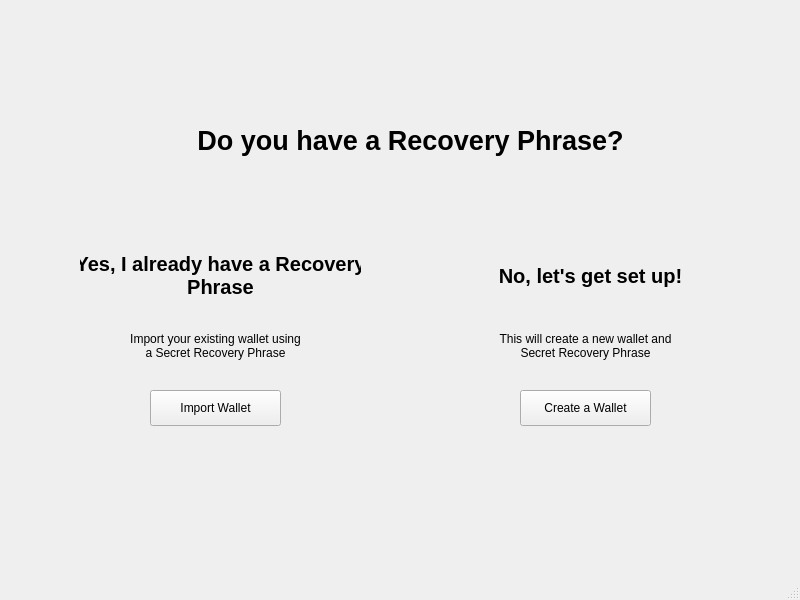
<?xml version="1.0" encoding="UTF-8"?>
<ui version="4.0">
 <class>MainWindow</class>
 <widget class="QMainWindow" name="MainWindow">
  <property name="geometry">
   <rect>
    <x>0</x>
    <y>0</y>
    <width>800</width>
    <height>600</height>
   </rect>
  </property>
  <property name="windowTitle">
   <string>Document Registrar</string>
  </property>
  <widget class="QWidget" name="centralwidget">
   <widget class="QPushButton" name="importWalletBT">
    <property name="geometry">
     <rect>
      <x>150</x>
      <y>390</y>
      <width>131</width>
      <height>36</height>
     </rect>
    </property>
    <property name="text">
     <string>Import Wallet</string>
    </property>
   </widget>
   <widget class="QPushButton" name="createWalletBT">
    <property name="geometry">
     <rect>
      <x>520</x>
      <y>390</y>
      <width>131</width>
      <height>36</height>
     </rect>
    </property>
    <property name="text">
     <string>Create a Wallet</string>
    </property>
   </widget>
   <widget class="QLabel" name="label">
    <property name="geometry">
     <rect>
      <x>100</x>
      <y>290</y>
      <width>231</width>
      <height>111</height>
     </rect>
    </property>
    <property name="layoutDirection">
     <enum>Qt::LeftToRight</enum>
    </property>
    <property name="text">
     <string>Import your existing wallet using
a Secret Recovery Phrase</string>
    </property>
    <property name="alignment">
     <set>Qt::AlignCenter</set>
    </property>
   </widget>
   <widget class="QLabel" name="label_2">
    <property name="geometry">
     <rect>
      <x>180</x>
      <y>70</y>
      <width>461</width>
      <height>141</height>
     </rect>
    </property>
    <property name="font">
     <font>
      <pointsize>20</pointsize>
      <weight>75</weight>
      <italic>false</italic>
      <bold>true</bold>
     </font>
    </property>
    <property name="text">
     <string>Do you have a Recovery Phrase?</string>
    </property>
    <property name="textFormat">
     <enum>Qt::AutoText</enum>
    </property>
    <property name="alignment">
     <set>Qt::AlignCenter</set>
    </property>
   </widget>
   <widget class="QLabel" name="label_3">
    <property name="geometry">
     <rect>
      <x>470</x>
      <y>290</y>
      <width>231</width>
      <height>111</height>
     </rect>
    </property>
    <property name="layoutDirection">
     <enum>Qt::LeftToRight</enum>
    </property>
    <property name="text">
     <string>This will create a new wallet and
Secret Recovery Phrase</string>
    </property>
    <property name="alignment">
     <set>Qt::AlignCenter</set>
    </property>
   </widget>
   <widget class="QLabel" name="label_4">
    <property name="geometry">
     <rect>
      <x>80</x>
      <y>230</y>
      <width>281</width>
      <height>91</height>
     </rect>
    </property>
    <property name="font">
     <font>
      <pointsize>15</pointsize>
      <weight>75</weight>
      <italic>false</italic>
      <bold>true</bold>
     </font>
    </property>
    <property name="text">
     <string>Yes, I already have a Recovery
Phrase</string>
    </property>
    <property name="textFormat">
     <enum>Qt::AutoText</enum>
    </property>
    <property name="alignment">
     <set>Qt::AlignCenter</set>
    </property>
   </widget>
   <widget class="QLabel" name="label_5">
    <property name="geometry">
     <rect>
      <x>450</x>
      <y>230</y>
      <width>281</width>
      <height>91</height>
     </rect>
    </property>
    <property name="font">
     <font>
      <pointsize>15</pointsize>
      <weight>75</weight>
      <italic>false</italic>
      <bold>true</bold>
     </font>
    </property>
    <property name="text">
     <string>No, let's get set up!</string>
    </property>
    <property name="textFormat">
     <enum>Qt::AutoText</enum>
    </property>
    <property name="alignment">
     <set>Qt::AlignCenter</set>
    </property>
   </widget>
  </widget>
  <widget class="QStatusBar" name="statusbar"/>
 </widget>
 <resources/>
 <connections>
  <connection>
   <sender>importWalletBT</sender>
   <signal>clicked()</signal>
   <receiver>MainWindow</receiver>
   <slot>hide()</slot>
   <hints>
    <hint type="sourcelabel">
     <x>215</x>
     <y>407</y>
    </hint>
    <hint type="destinationlabel">
     <x>399</x>
     <y>299</y>
    </hint>
   </hints>
  </connection>
  <connection>
   <sender>createWalletBT</sender>
   <signal>clicked()</signal>
   <receiver>MainWindow</receiver>
   <slot>close()</slot>
   <hints>
    <hint type="sourcelabel">
     <x>585</x>
     <y>407</y>
    </hint>
    <hint type="destinationlabel">
     <x>399</x>
     <y>299</y>
    </hint>
   </hints>
  </connection>
 </connections>
</ui>
